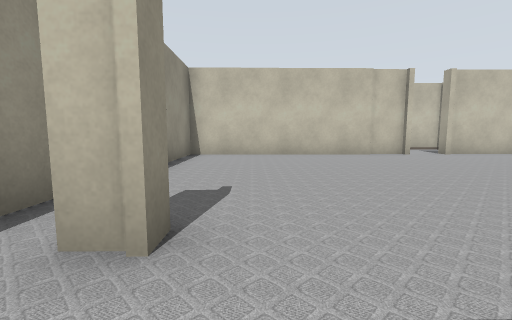
[1] (above)

24 first-person views from a walk through a Gazebo world. The camera is 0.72 m above the floor, tilts 6° down and sees 90° across. Floor lines are 1 m apart. The floor is counted in squares, 1 m on a side. Each view is taken from the middle of a square. On the plan, view 1 faces up. The plan holds only what a view shows up to about 9 squares ahead; the rest is blank. The place goes on beyond the plan. Some surface patterns are stand-ins.

[2]
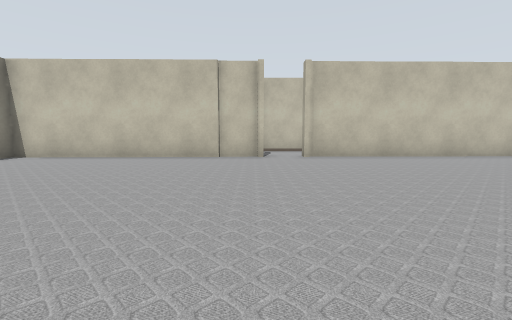

[3]
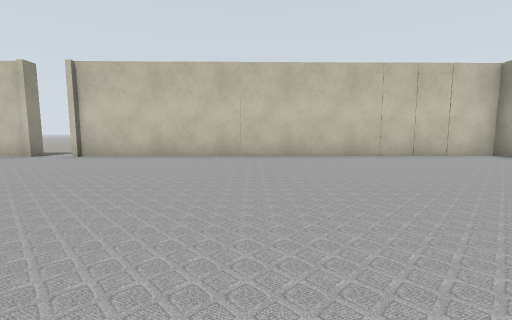

[4]
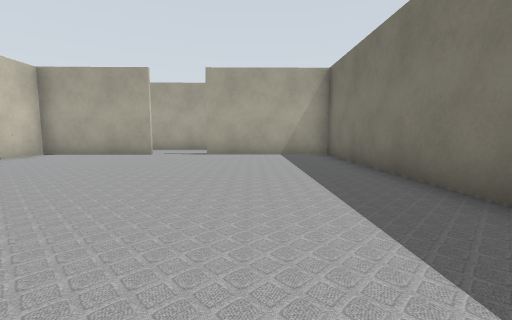

[5]
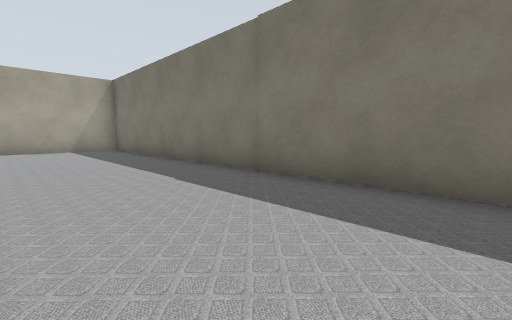

[6]
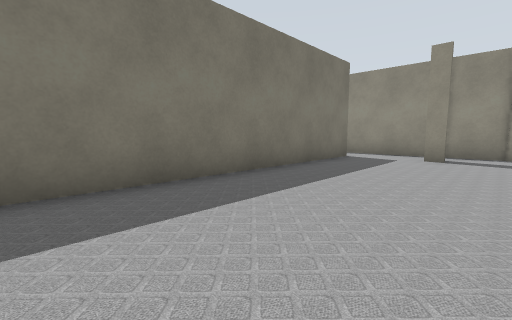

[7]
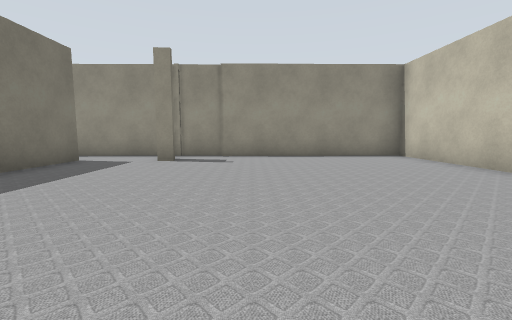

[8]
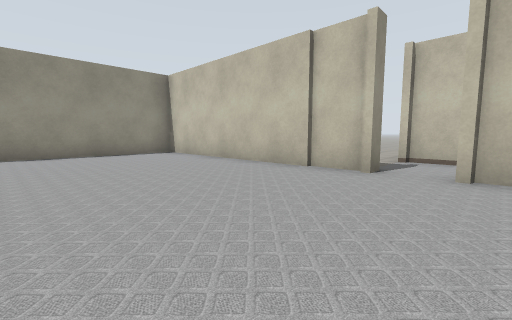

[9]
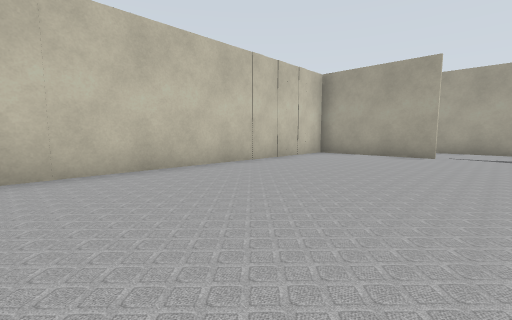

[10]
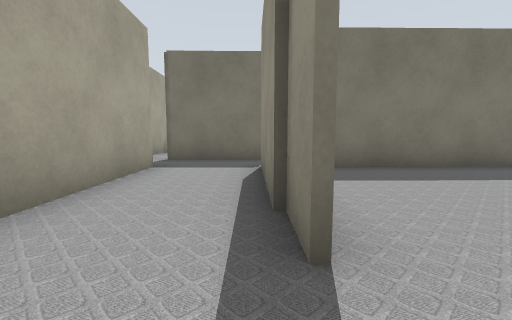

[11]
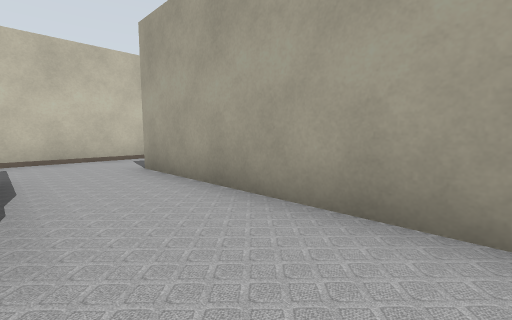

[12]
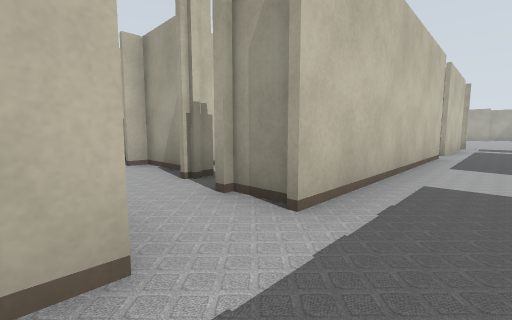

[13]
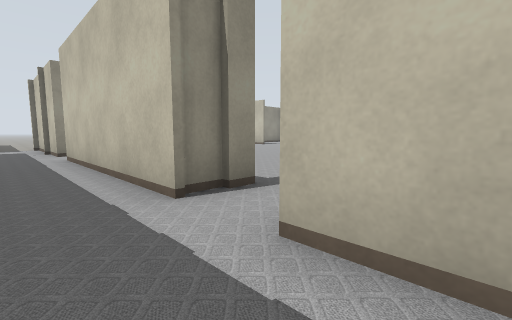

[14]
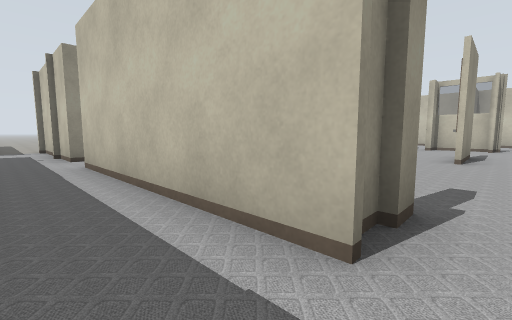

[15]
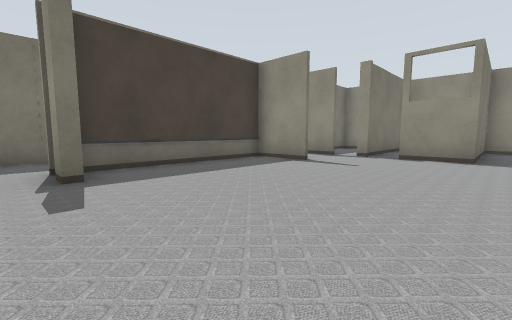

[16]
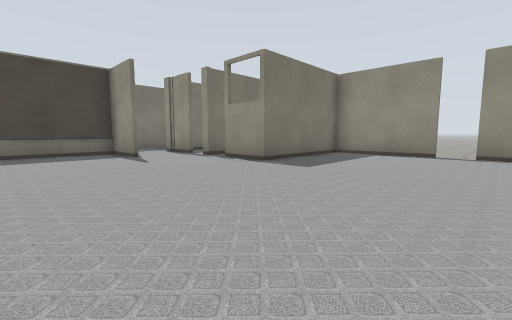

[17]
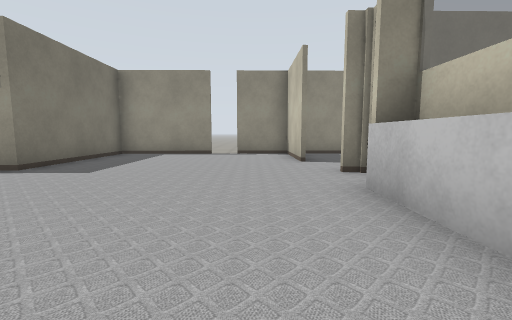

[18]
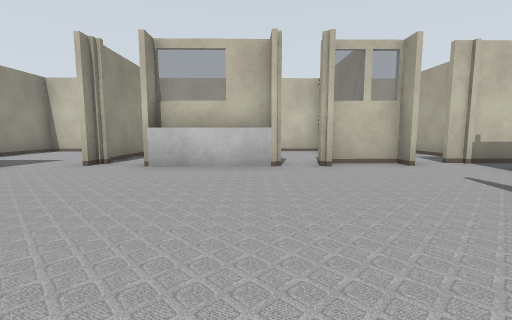

[19]
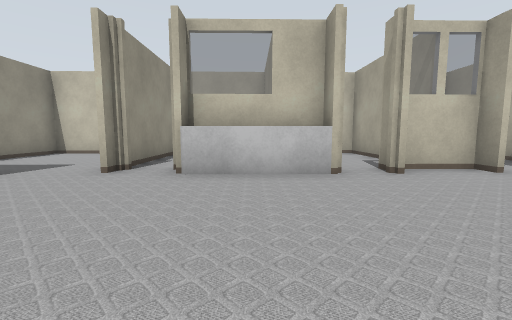

[20]
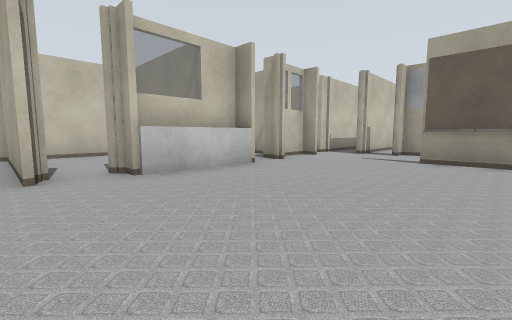

[21]
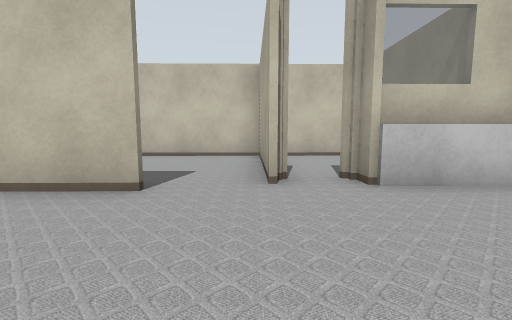

[22]
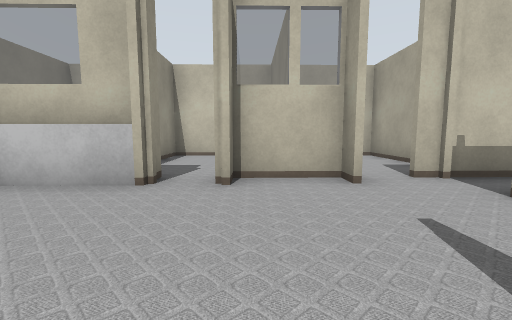

[23]
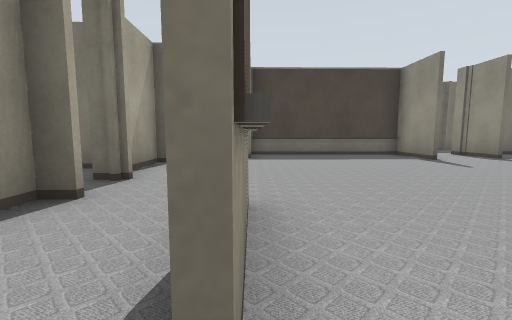

[24]
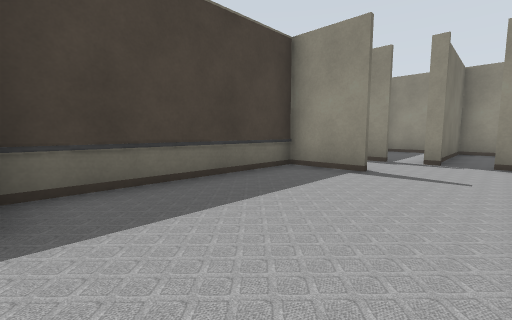

### Floor plan
Points are (right, up) in squares from view 1. A wall is a line through its corners. A room is listed if a view was taken in it or the views show most of it. See-through windows are left out.
Room 1 (views 1, 2, 3, 4, 5, 6, 7, 8, 9)
walls: (5.2, 9.3) (5.2, 8.8) (-2.3, 8.7) (-2.2, -1.7); (-0.6, 1.9) (-0.6, 1.5) (-1.3, 1.5); (19.6, 5.5) (19.5, 9.1) (6.5, 8.9) (6.5, 9.1); (-0.7, -0.7) (19.6, -0.4) (19.6, 3.7)
ways out: opening at (20, 4.5) to room 2; opening at (6, 9) to room 7; opening at (-1, -1)
Room 2 (views 10, 11, 12, 13, 14)
walls: (24.9, 11.5) (18, 11.3) (18, 12.6); (16.1, 9.2) (17.1, 9.2); (19.7, 3.7) (19.7, 0.7); (16.4, 12.7) (16.4, 11.3) (10.6, 11.2); (27.4, 11.5) (25.7, 11.5); (22.2, -0.6) (22.1, 9.4)
ways out: opening at (20, 4.5) to room 1; opening at (17, 11.5) to room 3; opening at (11, 10) to room 7; opening at (21, 0)
Room 3 (views 15, 16, 17, 18, 19, 20, 21, 22, 23, 24)
walls: (11.2, 13.1) (11.2, 11.4) (16.4, 11.5); (16.1, 17.4) (16, 19.6); (16.3, 19.6) (16.3, 17.4); (9.1, 12.8) (9.2, 11.2); (13.5, 22.5) (10.6, 22.4); (13.3, 23.1) (10.3, 23); (18.4, 17.3) (18.4, 17.7); (7.6, 22.1) (4.9, 22.1); (18.3, 20) (18.3, 20.5); (18.4, 13.7) (18.4, 16) (17.9, 15.9); (5, 19.5) (5.1, 16.3) (9.1, 16.4) (9.1, 14.7); (18.7, 13.6) (17.9, 13.6); (16.4, 23.1) (14.6, 23.1); (5, 22) (5, 20.3)
ways out: opening at (17, 11.5) to room 2; opening at (8, 22) to room 4; opening at (14, 23) to room 5; opening at (10, 22) to room 6; opening at (10, 11) to room 7; gap at (9, 15) to room 8; opening at (5, 20); opening at (17, 23)
Room 4 (no view inside)
walls: (9.2, 22.6) (9.1, 27.2) (4.9, 27.1) (5, 22)
ways out: opening at (8, 22) to room 3
Room 5 (no view inside)
walls: (13.4, 23.3) (13.5, 22.5); (13.7, 27.2) (12, 27.2); (15.5, 23) (15.5, 27.2); (14.5, 22.4) (14.5, 23.3); (12.4, 27.2) (12.4, 25.9)
ways out: opening at (14, 23) to room 3
Room 6 (no view inside)
walls: (9.2, 26.6) (9.3, 23.4); (9.3, 23.1) (9.3, 22.6); (10.6, 22.4) (10.6, 23.1); (12, 27.2) (9.8, 27.2); (12.4, 23) (12.3, 25.4)
ways out: opening at (10, 22) to room 3
Room 7 (no view inside)
walls: (9.2, 11.2) (4.9, 11.1)
ways out: opening at (6, 9) to room 1; opening at (11, 10) to room 2; opening at (10, 11) to room 3; opening at (5, 10)
Room 8 (no view inside)
walls: (5.1, 14.8) (5.1, 13.8) (9.2, 13.8)
ways out: gap at (9, 15) to room 3

Where each view was taken, in squares from view 1:
view 1: 0 up, 0 right, facing up
view 2: 1 up, 5 right, facing up
view 3: 1 up, 12 right, facing up
view 4: 2 up, 11 right, facing right
view 5: 3 up, 8 right, facing down-right
view 6: 3 up, 7 right, facing down-left
view 7: 4 up, 6 right, facing left
view 8: 4 up, 7 right, facing up-left
view 9: 4 up, 11 right, facing up-right
view 10: 5 up, 20 right, facing down
view 11: 4 up, 20 right, facing up-right
view 12: 10 up, 16 right, facing up-right
view 13: 10 up, 19 right, facing up-left
view 14: 10 up, 17 right, facing up-left
view 15: 17 up, 17 right, facing down-left
view 16: 21 up, 14 right, facing down-left
view 17: 21 up, 14 right, facing left
view 18: 17 up, 13 right, facing up
view 19: 18 up, 12 right, facing up
view 20: 18 up, 9 right, facing up-right
view 21: 19 up, 9 right, facing up
view 22: 19 up, 15 right, facing up
view 23: 20 up, 16 right, facing down
view 24: 15 up, 16 right, facing down-left
